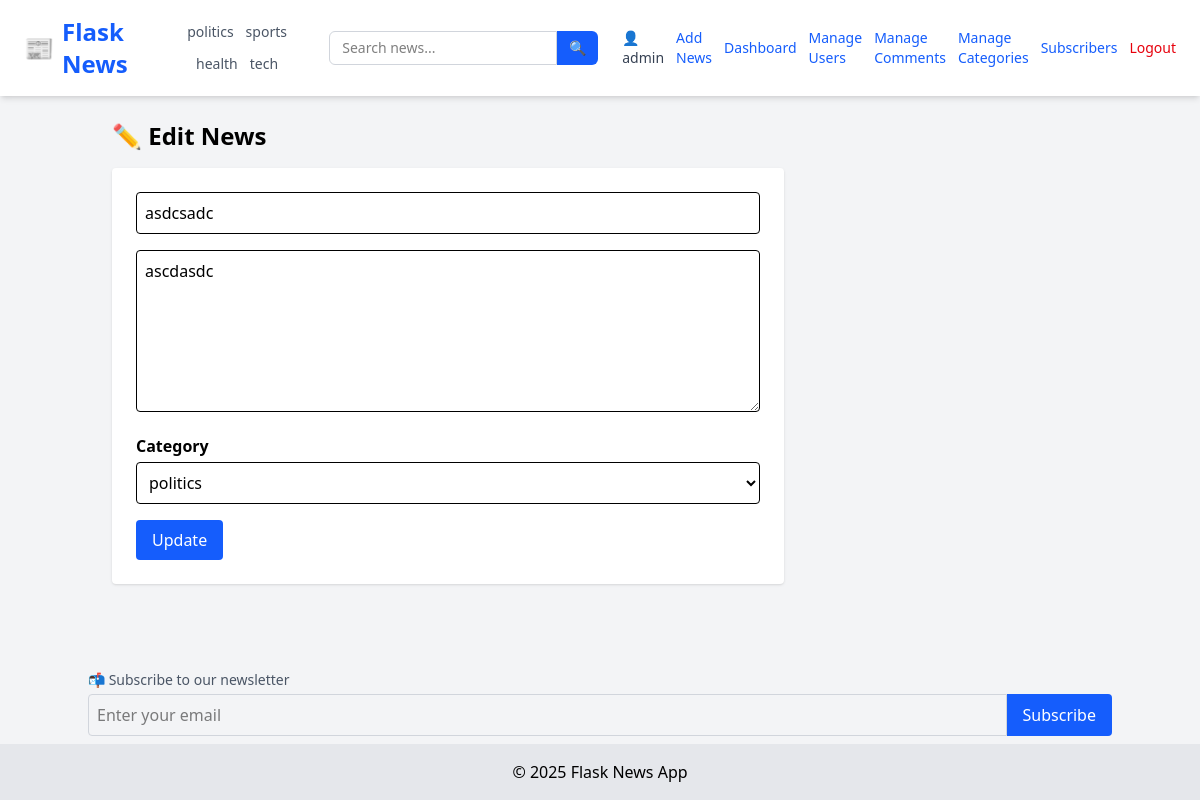
The app's page /edit/2 (signed in) with its own data.
### tables this page shows
CREATE TABLE categories (
            id INTEGER PRIMARY KEY AUTOINCREMENT,
            name TEXT UNIQUE NOT NULL
        );

CREATE TABLE users (
            id INTEGER PRIMARY KEY AUTOINCREMENT,
            username TEXT NOT NULL,
            email TEXT UNIQUE NOT NULL,
            password TEXT NOT NULL,
            role TEXT DEFAULT 'user'
        );

CREATE TABLE news (
            id INTEGER PRIMARY KEY AUTOINCREMENT,
            title TEXT,
            content TEXT,
            image TEXT,
            author_id INTEGER,
            category_id INTEGER,
            view_count INTEGER DEFAULT 0,
            FOREIGN KEY(author_id) REFERENCES users(id),
            FOREIGN KEY(category_id) REFERENCES categories(id)
        );

### app/admin_routes.py (the view, shortened to what this page needs)
@admin.route('/edit/<int:id>', methods=['GET', 'POST'])
@login_required
@admin_only
def edit_news(id):
    conn = sqlite3.connect(current_app.config['DATABASE'])
    c = conn.cursor()
    c.execute("SELECT id, name FROM categories")
    categories = c.fetchall()
    c.execute("SELECT id, title, content FROM news WHERE id = ?", (id,))
    news = c.fetchone()
    conn.close()
    if not news:
        return "News not found", 404
    return render_template('edit_news.html', news=news,categories=categories)

### app/__init__.py (called while the page is built)
def create_app():
    app = Flask(__name__, instance_relative_config=True)
    app.config.from_object('config.Config')
    from app.routes import main
    app.register_blueprint(main)
    from app.admin_routes import admin
    app.register_blueprint(admin)
    from app.user_routes import user
    app.register_blueprint(user)
    init_db(app)
    login_manager.init_app(app)
    @login_manager.user_loader
    def user_loader(user_id):
        return load_user(user_id)
    @app.context_processor
    def inject_now():
        return {'now': datetime.now}
    @app.context_processor
    def inject_categories():
        conn = sqlite3.connect(current_app.config['DATABASE'])
        c = conn.cursor()
        c.execute("SELECT id, name FROM categories ORDER BY name ASC")
        categories = c.fetchall()
        conn.close()
        return {'categories': categories}
    return app

### app/models.py (called while the page is built)
def load_user(user_id):
    conn = sqlite3.connect(current_app.config['DATABASE'])
    c = conn.cursor()
    c.execute("SELECT id, username,email, role FROM users WHERE id = ?", (user_id,))
    row = c.fetchone()
    conn.close()
    if row:
        return User(*row)
    return None

### app/utils.py (called while the page is built)
def admin_only(f):
    @wraps(f)
    def decorated(*args, **kwargs):
        if not current_user.is_authenticated or current_user.role != 'admin':
            abort(403)
        return f(*args, **kwargs)
    return decorated

### app/templates/edit_news.html
{% extends "layout.html" %} {% block title %}Edit News{% endblock %} {% block
content %}
<h2 class="text-2xl font-bold mb-4">✏️ Edit News</h2>
<form method="POST" class="bg-white p-6 rounded shadow max-w-2xl">
  <input
    name="title"
    type="text"
    value="{{ news[1] }}"
    required
    class="w-full mb-4 p-2 border rounded"
  />
  <textarea
    name="content"
    required
    class="w-full mb-4 p-2 border rounded"
    rows="6"
  >
{{ news[2] }}</textarea
  >
<div class="mb-4">
  <label class="block mb-1 font-semibold">Category</label>
  <select name="category" class="w-full p-2 border rounded" required>
    {% for cat in categories %}
    <option value="{{ cat[0] }}"
      {% if news and news[3] == cat[0] %}selected{% endif %}>
      {{ cat[1] }}
    </option>
    {% endfor %}
  </select>
</div>
  <button type="submit" class="bg-blue-600 text-white px-4 py-2 rounded">
    Update
  </button>
</form>
{% endblock %}

### app/templates/layout.html (shortened to what this page needs)
<!DOCTYPE html>
<html lang="en">
  <head>
    <link
      rel="stylesheet"
      href="https://cdnjs.cloudflare.com/ajax/libs/font-awesome/4.7.0/css/font-awesome.min.css"
    />
    <script src="https://cdn.jsdelivr.net/npm/@tailwindcss/browser@4"></script>
  </head>
  <body class="bg-gray-100 min-h-screen flex flex-col">
    <nav
      class="bg-white shadow-md px-6 py-4 flex flex-wrap md:flex-nowrap justify-between items-center"
    >
      <a
        href="/"
        class="text-2xl font-extrabold text-blue-600 flex items-center gap-2"
      >
        📰 <span>Flask News</span>
      </a>
      <div
        class="flex flex-wrap justify-center gap-3 mt-4 md:mt-0 md:ml-6 text-sm text-gray-600 font-medium"
      >
        {% for cat in categories %}
        <a
          href="{{ url_for('main.filter_by_category', name=cat[1]) }}"
          class="hover:text-blue-600 transition-colors"
        >
          {{ cat[1] }}
        </a>
        {% endfor %}
      </div>
      <form
        method="GET"
        action="{{ url_for('main.search') }}"
        class="flex mt-4 md:mt-0 md:ml-6"
      >
        <input
          type="text"
          name="q"
          placeholder="Search news..."
          required
          class="px-3 py-1.5 border rounded-l-md border-gray-300 focus:outline-none focus:ring focus:border-blue-500 text-sm"
        />
        <button
          type="submit"
          class="px-3 py-1.5 bg-blue-600 text-white rounded-r-md text-sm hover:bg-blue-700 transition-colors"
        >
          🔍
        </button>
      </form>
      <div class="flex items-center gap-3 mt-4 md:mt-0 md:ml-6 text-sm">
        {% if current_user.is_authenticated %}
        <a href="{{ url_for('user.user_profile', email=current_user.email) }}"
          ><span class="text-gray-700">👤 {{ current_user.username }}</span></a
        >
        {% if current_user.role == 'admin' %}
        <a href="/add" class="text-blue-600 hover:underline">Add News</a>
        <a
          href="{{url_for('admin.dashboard')}}"
          class="text-blue-600 hover:underline"
          >Dashboard</a
        >
        <a
          href="{{ url_for('admin.manage_users') }}"
          class="text-blue-600 hover:underline"
          >Manage Users</a
        >
        <a
          href="{{ url_for('admin.manage_comments') }}"
          class="text-blue-600 hover:underline"
        >
          Manage Comments</a
        >
        <a
          href="{{ url_for('admin.manage_categories') }}"
          class="text-blue-600 hover:underline"
        >
          Manage Categories</a
        >
        <a
          href="{{ url_for('admin.view_subscribers') }}"
          class="text-blue-600 hover:underline"
          >Subscribers</a
        >
        {% endif %}
        <a href="/logout" class="text-red-600 hover:underline">Logout</a>
        {% else %}
        <a href="/login" class="text-blue-600 hover:underline">Login</a>
        <a href="/register" class="text-blue-600 hover:underline">Register</a>
        {% endif %}
      </div>
    </nav>
    <main class="flex-grow container mx-auto p-6">
       {% block content %}{% endblock %}
    </main>
    <div class="container mx-auto mb-2">
      <form action="{{ url_for('user.subscribe') }}" method="POST" class="mt-4">
        <label class="block text-sm text-gray-600 mb-1"
          >📬 Subscribe to our newsletter</label
        >
        <div class="flex">
          <input
            type="email"
            name="email"
            required
            placeholder="Enter your email"
            class="w-full p-2 rounded-l border border-gray-300"
          />
          <button type="submit" class="bg-blue-600 text-white px-4 rounded-r">
            Subscribe
          </button>
        </div>
      </form>
    </div>
    <footer class="bg-gray-200 text-center py-4">
      &copy; {{ now().year }} Flask News App
    </footer>
  </body>
</html>

### records on screen
categories: name "politics"
categories: name "sports"
categories: name "health"
categories: name "tech"
users: username "admin"
news: title "asdcsadc", content "ascdasdc"

### other values on screen
form field category "politics"
